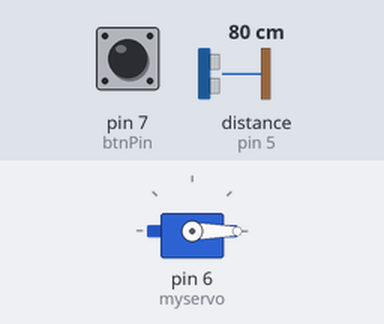
The sketch below on a simulated Arduino Uno, built with avr-gcc and run on an emulated ATmega328P. On the bench: servo. Wiring (inferred from the names in the program): ultrasonic range finder: trigger pin 4; echo pin 5. The inputs (shaded band) are chosen by the test bench; at power-on: pin 7 (btnPin) LOW, distance to the obstacle (sensor on pin 5) 80 cm. The echo pulse lasts 58.3 µs per cm; what the sketch prints to the serial monitor is not drawn.

Above: at 1.2 s.
1.3 s: pin 7 (btnPin) pulled HIGH for 0.15 s
At 1.38 s:
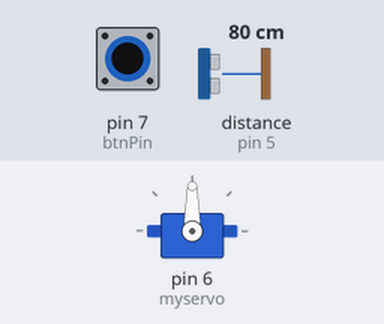
2.9 s: pin 7 (btnPin) pulled HIGH for 3.2 s
At 7.1 s:
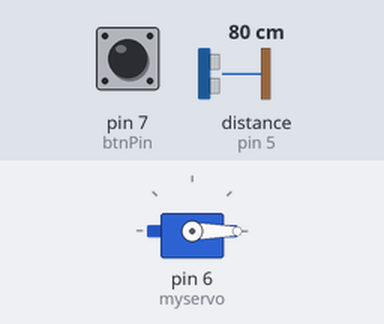
Timing chart, 0 to 8.6 s (numbered marks = the images above; inputs shaded):
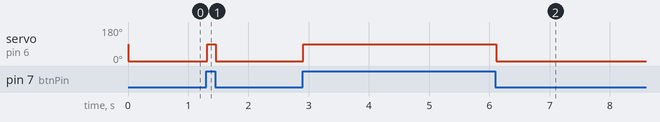

The sketch:

automatic_barrier_gate.ino
```cpp
#include <Servo.h>
Servo myservo;
const int trigPin = 4;
const int echoPin = 5;
const int btnPin = 7;
const float batasJarak = 5.0;
bool btnState = false;
bool lastTime = millis();
float jarak;

float detectRange()
{
  digitalWrite(trigPin, LOW);
  delayMicroseconds(2);
  digitalWrite(trigPin, HIGH);
  delayMicroseconds(10);
  digitalWrite(trigPin, LOW);
  long tmeduration = pulseIn(echoPin, HIGH);
  float dis = (0.034 * tmeduration) / 2;
  return dis;
}

void setup() {
  // put your setup code here, to run once:
  myservo.attach(6);
  pinMode(trigPin, OUTPUT);
  pinMode(echoPin, INPUT);
  pinMode(btnPin, INPUT);
  Serial.begin(9600);
}

void loop() {
  // put your main code here, to run repeatedly:
  btnState = digitalRead(btnPin);
  jarak = detectRange();
  Serial.println(jarak);
  if (btnState)
  {
    lastTime = millis();
    myservo.write(90);
  }
  else if (jarak > batasJarak)
  {
    myservo.write(0);
  }
}
```

Measured:
- after the input at 1.3 s, servo on pin 6 (myservo): 0° → 90° at once, → 0° 0.15 s later
- after the input at 2.9 s, servo on pin 6 (myservo): 0° → 90° at once, → 0° 3.2 s later
